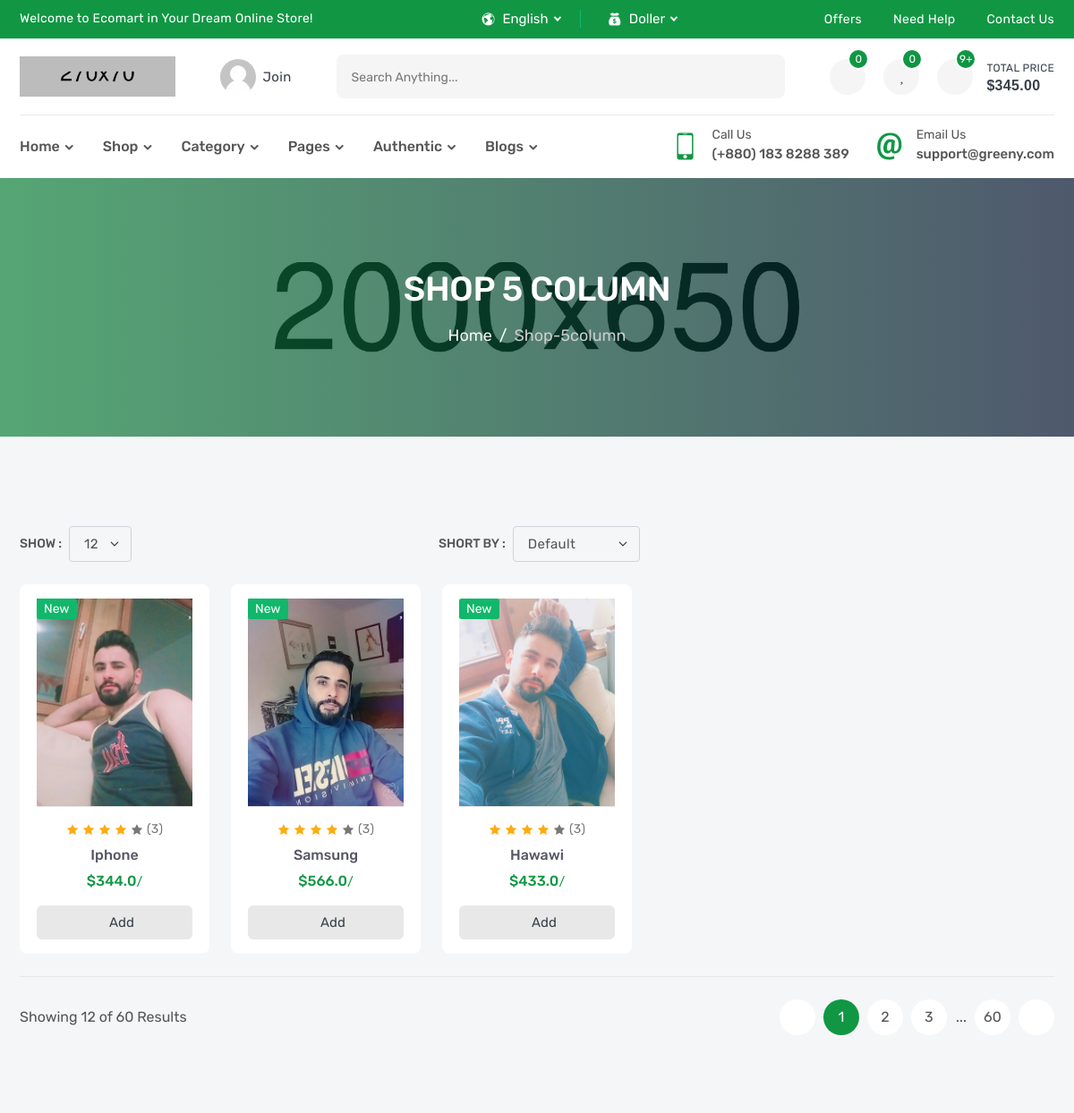
Before: /products/ (upper part) with the older database file.
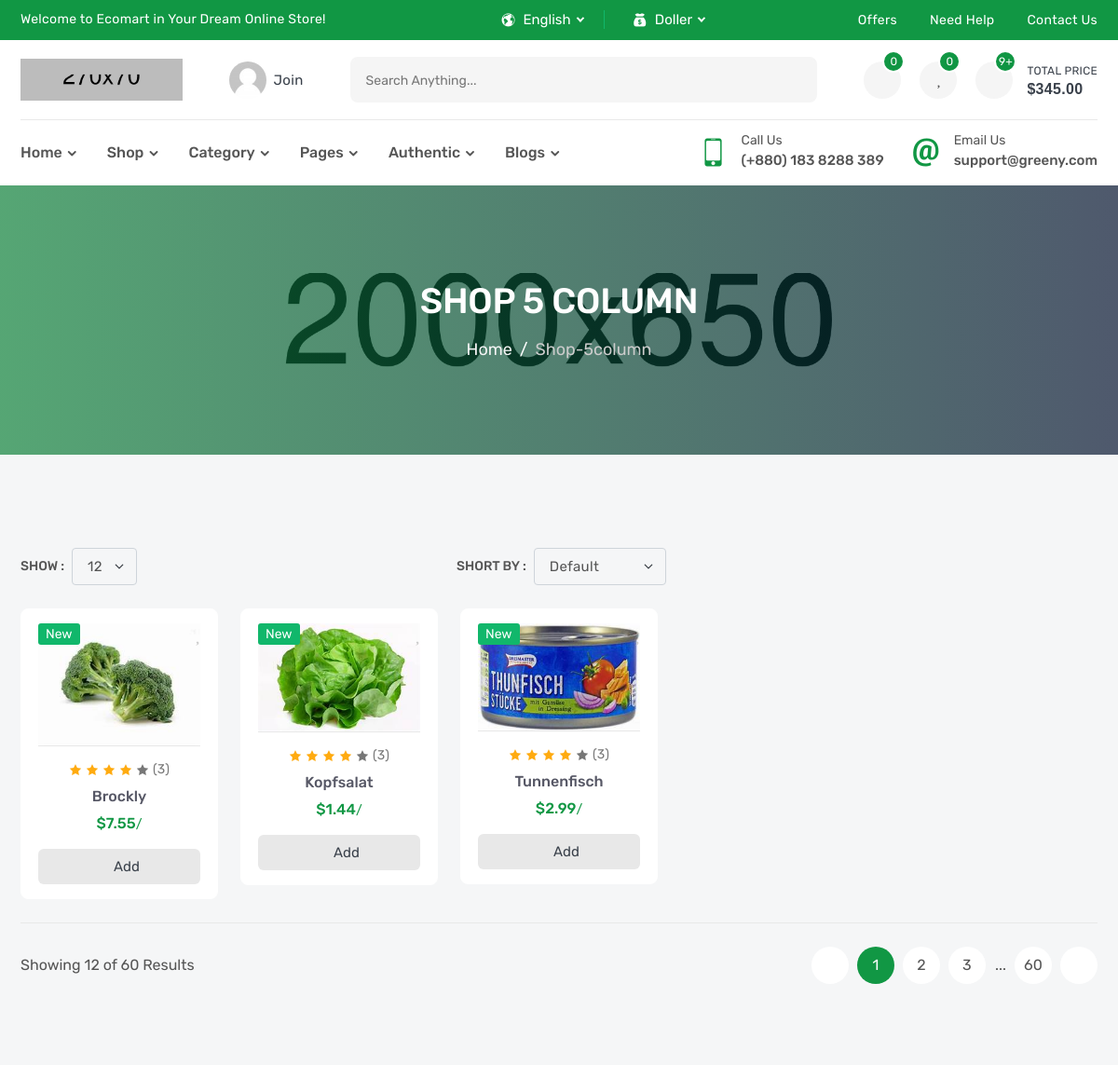
After: the same page with the newer database file.
### products/models.py (models this page shows, shortened)
class Product(models.Model):
    name = models.CharField(_('name'),max_length=100)
    description = models.TextField(_('decsription'),max_length=30000)
    sku = models.IntegerField(_('sku'))
    price = models.FloatField(_('price'))
    subtitle = models.TextField(_('subtitle'),max_length=600)
    image = models.ImageField(_('image'),upload_to='products')
    brand = models.ForeignKey('Brand',verbose_name=_('brand'),on_delete=models.CASCADE,related_name='product_brand')
    flag = models.CharField(_('Flag'),max_length=20,choices=FLAG_TYPE)
    tags = TaggableManager()
    slug = models.SlugField(null=True,blank=True)
    def __str__(self):
        return self.name

### products/views.py (the view)
# urls.py: path('',ProductList.as_view(),name = 'product_list'),
class ProductList(generic.ListView):
    model = Product

### products/templates/products/product_list.html (shortened to what the changed rows need)
{% extends 'base.html'  %}
{% block body %}
        <section class="inner-section single-banner" style="background: url(images/single-banner.jpg) no-repeat center;">
            <div class="container">
                <h2>Shop 5 Column</h2>
            </div>
        </section>
        <section class="inner-section shop-part">
            <div class="container">
                <div class="row row-cols-2 row-cols-md-3 row-cols-lg-3 row-cols-xl-5">
                    {% for product in object_list %}
                    <div class="col">
                        <div class="product-card">
                            <div class="product-media">
                                <div class="product-label">
                                    <label class="label-text new">{{product.flag}}</label>
                                </div>
                                <button class="product-wish wish">
                                    <i class="fas fa-heart"></i>
                                </button>
                                <a class="product-image" href="{% url 'products:product_detail' product.slug %}">
                                    <img src="{{product.image.url}}" alt="product">
                                </a>
                            </div>
                            <div class="product-content">
                                <div class="product-rating">
                                    <i class="active icofont-star"></i>
                                    <i class="active icofont-star"></i>
                                    <i class="active icofont-star"></i>
                                    <i class="active icofont-star"></i>
                                    <i class="icofont-star"></i>
                                    <a href="product-video.html">(3)</a>
                                </div>
                                <h6 class="product-name">
                                    <a href="{% url 'products:product_detail' product.slug %}">{{product}}</a>
                                </h6>
                                <h6 class="product-price">
                                    <span>${{product.price}}<small>/</small></span>
                                </h6>
                                <button class="product-add" title="Add to Cart">
                                    <i class="fas fa-shopping-basket"></i>
                                    <span>add</span>
                                </button>
                            </div>
                        </div>
                    </div>
                    {% endfor %}
                </div>
            </div>
        </section>
        {% endblock body %}

Changed rows visible on the page:
changed Product: image: a different picture; name "Iphone" → "Brockly"; price "344.0" → "7.55"
changed Product: image: a different picture; name "Samsung" → "Kopfsalat"; price "566.0" → "1.44"
changed Product: image: a different picture; name "Hawawi" → "Tunnenfisch"; price "433.0" → "2.99"
